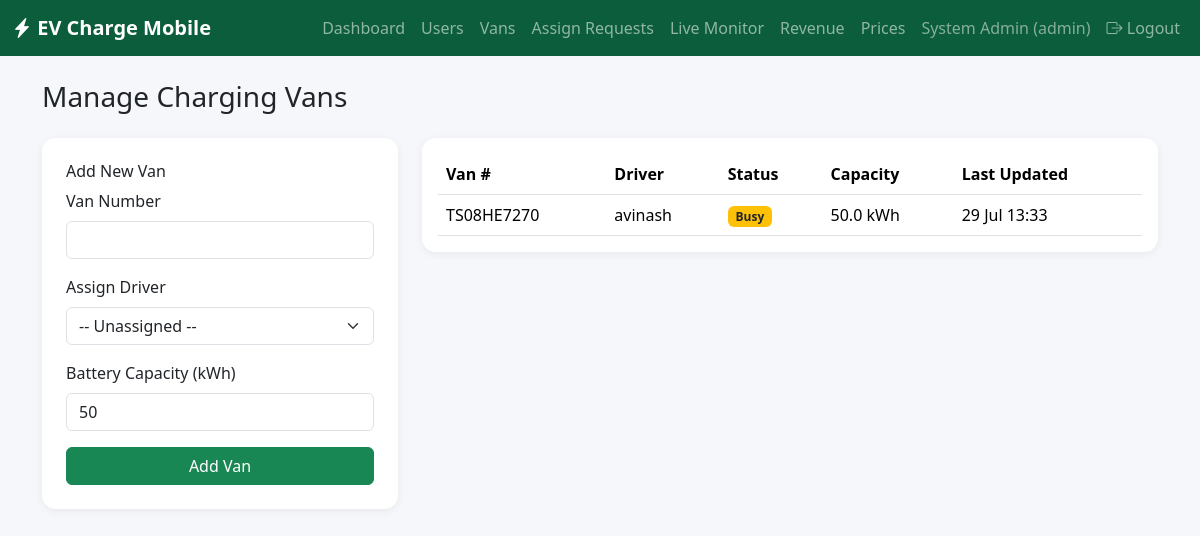
The app's page /admin/vans (signed in) with its own data.
### app/models.py (models this page shows, shortened)
class User(UserMixin, db.Model):
    __tablename__ = "users"
    id = db.Column(db.Integer, primary_key=True)
    name = db.Column(db.String(120), nullable=False)
    email = db.Column(db.String(120), unique=True, nullable=False, index=True)
    phone = db.Column(db.String(20))
    password_hash = db.Column(db.String(255), nullable=False)
    role = db.Column(db.String(20), nullable=False, default="user")  # user | admin | driver
    created_at = db.Column(db.DateTime, default=datetime.utcnow)
    requests = db.relationship("ChargingRequest", backref="customer", lazy=True,
                                foreign_keys="ChargingRequest.user_id")
    van = db.relationship("ChargingVan", backref="driver", uselist=False,
                           foreign_keys="ChargingVan.driver_id")
    notifications = db.relationship("Notification", backref="user", lazy=True)

class ChargingVan(db.Model):
    __tablename__ = "charging_vans"
    id = db.Column(db.Integer, primary_key=True)
    van_number = db.Column(db.String(50), unique=True, nullable=False)
    driver_id = db.Column(db.Integer, db.ForeignKey("users.id"), nullable=True)
    status = db.Column(db.String(20), default="offline")  # offline | available | busy
    current_lat = db.Column(db.Float)
    current_lng = db.Column(db.Float)
    battery_capacity_kwh = db.Column(db.Float, default=50.0)
    supported_types = db.Column(db.String(120), default="AC-Slow,AC-Fast,DC-Fast")
    last_updated = db.Column(db.DateTime, default=datetime.utcnow)
    requests = db.relationship("ChargingRequest", backref="van", lazy=True)

### app/admin/routes.py (the view, shortened to what this page needs)
@admin_bp.route("/vans", methods=["GET", "POST"])
@roles_required("admin")
def manage_vans():
    vans = ChargingVan.query.all()
    unassigned_drivers = User.query.filter_by(role="driver").all()
    return render_template("admin/vans.html", vans=vans, drivers=unassigned_drivers)

### app/admin/routes.py (called while the page is built)
@admin_bp.before_request
@login_required
def _guard():
    pass

### app/models.py (called while the page is built)
@login_manager.user_loader
def load_user(user_id):
    return User.query.get(int(user_id))

### app/utils.py (called while the page is built)
def roles_required(*roles):
    def decorator(fn):
        @wraps(fn)
        def wrapped(*args, **kwargs):
            if not current_user.is_authenticated or current_user.role not in roles:
                abort(403)
            return fn(*args, **kwargs)
        return wrapped
    return decorator

### app/templates/admin/vans.html (shortened to what this page needs)
{% extends "base.html" %}
{% block content %}
<h3 class="mb-4">Manage Charging Vans</h3>
<div class="row">
  <div class="col-md-4">
    <div class="card p-4">
      <h6>Add New Van</h6>
      <form method="POST">
        <div class="mb-3">
          <label class="form-label">Van Number</label>
          <input type="text" name="van_number" class="form-control" required>
        </div>
        <div class="mb-3">
          <label class="form-label">Assign Driver</label>
          <select name="driver_id" class="form-select">
            <option value="">-- Unassigned --</option>
          </select>
        </div>
        <div class="mb-3">
          <label class="form-label">Battery Capacity (kWh)</label>
          <input type="number" name="battery_capacity_kwh" class="form-control" value="50">
        </div>
        <button class="btn btn-success w-100" type="submit">Add Van</button>
      </form>
    </div>
  </div>
  <div class="col-md-8">
    <div class="card p-3">
      <table class="table table-hover align-middle mb-0">
        <thead><tr><th>Van #</th><th>Driver</th><th>Status</th><th>Capacity</th><th>Last Updated</th></tr></thead>
        <tbody>
          {% for v in vans %}
          <tr>
            <td>{{ v.van_number }}</td>
            <td>{{ v.driver.name if v.driver else 'Unassigned' }}</td>
            <td><span class="badge bg-{{ 'success' if v.status=='available' else ('warning text-dark' if v.status=='busy' else 'secondary') }} badge-status">{{ v.status }}</span></td>
            <td>{{ v.battery_capacity_kwh }} kWh</td>
            <td>{{ v.last_updated.strftime('%d %b %H:%M') }}</td>
          </tr>
          {% else %}
          <tr><td colspan="5" class="text-center text-muted py-4">No vans added yet.</td></tr>
          {% endfor %}
        </tbody>
      </table>
    </div>
  </div>
</div>
{% endblock %}

### app/templates/base.html (shortened to what this page needs)
<!DOCTYPE html>
<html lang="en">
<head>
  <link href="https://cdn.jsdelivr.net/npm/bootstrap@5.3.3/dist/css/bootstrap.min.css" rel="stylesheet">
  <link href="https://cdn.jsdelivr.net/npm/bootstrap-icons@1.11.3/font/bootstrap-icons.css" rel="stylesheet">
  <link href="https://unpkg.com/leaflet@1.9.4/dist/leaflet.css" rel="stylesheet">
  <link href="{{ url_for('static', filename='css/style.css') }}" rel="stylesheet">
</head>
<body>
  <nav class="navbar navbar-expand-lg navbar-dark" style="background-color:#0b5d3b;">
    <div class="container-fluid">
      <a class="navbar-brand fw-bold" href="{{ url_for('index') }}"><i class="bi bi-lightning-charge-fill"></i> EV Charge Mobile</a>
      <div class="collapse navbar-collapse" id="nav">
        <ul class="navbar-nav ms-auto">
          {% if current_user.is_authenticated %}
            {% if current_user.role == 'user' %}
              <li class="nav-item"><a class="nav-link" href="{{ url_for('user.dashboard') }}">Dashboard</a></li>
              <li class="nav-item"><a class="nav-link" href="{{ url_for('user.request_charging') }}">Request Charging</a></li>
              <li class="nav-item"><a class="nav-link" href="{{ url_for('user.history') }}">Booking History</a></li>
              <li class="nav-item"><a class="nav-link" href="{{ url_for('user.notifications') }}"><i class="bi bi-bell"></i></a></li>
            {% elif current_user.role == 'admin' %}
              <li class="nav-item"><a class="nav-link" href="{{ url_for('admin.dashboard') }}">Dashboard</a></li>
              <li class="nav-item"><a class="nav-link" href="{{ url_for('admin.manage_users') }}">Users</a></li>
              <li class="nav-item"><a class="nav-link" href="{{ url_for('admin.manage_vans') }}">Vans</a></li>
              <li class="nav-item"><a class="nav-link" href="{{ url_for('admin.manage_requests') }}">Assign Requests</a></li>
              <li class="nav-item"><a class="nav-link" href="{{ url_for('admin.monitor') }}">Live Monitor</a></li>
              <li class="nav-item"><a class="nav-link" href="{{ url_for('admin.revenue') }}">Revenue</a></li>
              <li class="nav-item"><a class="nav-link" href="{{ url_for('admin.manage_prices') }}">Prices</a></li>
            {% elif current_user.role == 'driver' %}
              <li class="nav-item"><a class="nav-link" href="{{ url_for('driver.dashboard') }}">Dashboard</a></li>
              <li class="nav-item"><a class="nav-link" href="{{ url_for('driver.my_requests') }}">My Requests</a></li>
            {% endif %}
            <li class="nav-item"><span class="nav-link text-white-50">{{ current_user.name }} ({{ current_user.role }})</span></li>
            <li class="nav-item"><a class="nav-link" href="{{ url_for('auth.logout') }}"><i class="bi bi-box-arrow-right"></i> Logout</a></li>
          {% else %}
            <li class="nav-item"><a class="nav-link" href="{{ url_for('auth.login') }}">Login</a></li>
            <li class="nav-item"><a class="nav-link" href="{{ url_for('auth.register') }}">Register</a></li>
          {% endif %}
        </ul>
      </div>
    </div>
  </nav>
  <div class="container mt-4 mb-5">
    {% block content %}{% endblock %}
  </div>
</body>
</html>

### app/static/css/style.css (style rules this page uses)
body { background-color: #f5f7fa; }
.card { border: none; border-radius: 14px; box-shadow: 0 2px 10px rgba(0, 0, 0, 0.06); }
.badge-status { text-transform: capitalize; }

### records on screen
User: name "System Admin", role "admin"
ChargingVan: van_number "TS08HE7270", driver "avinash", status "Busy", battery_capacity_kwh "50.0", last_updated "29 Jul 13:33"
